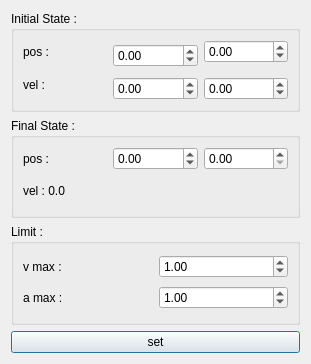
<?xml version="1.0" encoding="UTF-8"?>
<ui version="4.0">
 <class>Dialog</class>
 <widget class="QDialog" name="Dialog">
  <property name="geometry">
   <rect>
    <x>0</x>
    <y>0</y>
    <width>311</width>
    <height>364</height>
   </rect>
  </property>
  <property name="sizePolicy">
   <sizepolicy hsizetype="Fixed" vsizetype="Fixed">
    <horstretch>0</horstretch>
    <verstretch>0</verstretch>
   </sizepolicy>
  </property>
  <property name="windowTitle">
   <string>Dialog</string>
  </property>
  <layout class="QVBoxLayout" name="verticalLayout">
   <item>
    <widget class="QGroupBox" name="groupBox">
     <property name="title">
      <string>Initial State : </string>
     </property>
     <layout class="QGridLayout" name="gridLayout">
      <item row="0" column="0">
       <widget class="QLabel" name="label">
        <property name="text">
         <string>pos :</string>
        </property>
       </widget>
      </item>
      <item row="0" column="1" rowspan="2">
       <widget class="QDoubleSpinBox" name="initPosSBox">
        <property name="minimum">
         <double>-99.000000000000000</double>
        </property>
        <property name="singleStep">
         <double>0.100000000000000</double>
        </property>
       </widget>
      </item>
      <item row="1" column="0" rowspan="2">
       <widget class="QLabel" name="label_2">
        <property name="text">
         <string>vel :</string>
        </property>
       </widget>
      </item>
      <item row="2" column="1">
       <widget class="QDoubleSpinBox" name="initVelSBox">
        <property name="minimum">
         <double>-99.000000000000000</double>
        </property>
        <property name="singleStep">
         <double>0.100000000000000</double>
        </property>
       </widget>
      </item>
      <item row="0" column="2">
       <widget class="QDoubleSpinBox" name="initPosSBoxY">
        <property name="minimum">
         <double>-99.000000000000000</double>
        </property>
       </widget>
      </item>
      <item row="2" column="2">
       <widget class="QDoubleSpinBox" name="initVelSBoxY">
        <property name="minimum">
         <double>-99.000000000000000</double>
        </property>
       </widget>
      </item>
     </layout>
    </widget>
   </item>
   <item>
    <widget class="QGroupBox" name="groupBox_2">
     <property name="title">
      <string>Final State :</string>
     </property>
     <layout class="QGridLayout" name="gridLayout_2">
      <item row="1" column="0">
       <widget class="QLabel" name="label_4">
        <property name="text">
         <string>vel : 0.0</string>
        </property>
       </widget>
      </item>
      <item row="0" column="1">
       <widget class="QDoubleSpinBox" name="finalPosSBox">
        <property name="minimum">
         <double>-99.000000000000000</double>
        </property>
        <property name="singleStep">
         <double>0.100000000000000</double>
        </property>
       </widget>
      </item>
      <item row="0" column="0">
       <widget class="QLabel" name="label_3">
        <property name="text">
         <string>pos : </string>
        </property>
       </widget>
      </item>
      <item row="0" column="2">
       <widget class="QDoubleSpinBox" name="finalPosSBoxY"/>
      </item>
     </layout>
    </widget>
   </item>
   <item>
    <widget class="QGroupBox" name="groupBox_3">
     <property name="title">
      <string>Limit :</string>
     </property>
     <layout class="QGridLayout" name="gridLayout_3">
      <item row="0" column="2">
       <widget class="QDoubleSpinBox" name="vmSBox">
        <property name="minimum">
         <double>0.100000000000000</double>
        </property>
        <property name="singleStep">
         <double>0.100000000000000</double>
        </property>
        <property name="value">
         <double>1.000000000000000</double>
        </property>
       </widget>
      </item>
      <item row="1" column="0">
       <widget class="QLabel" name="label_6">
        <property name="text">
         <string>a max : </string>
        </property>
       </widget>
      </item>
      <item row="1" column="2">
       <widget class="QDoubleSpinBox" name="amSBox">
        <property name="minimum">
         <double>0.100000000000000</double>
        </property>
        <property name="singleStep">
         <double>0.100000000000000</double>
        </property>
        <property name="value">
         <double>1.000000000000000</double>
        </property>
       </widget>
      </item>
      <item row="0" column="0">
       <widget class="QLabel" name="label_5">
        <property name="text">
         <string>v max : </string>
        </property>
       </widget>
      </item>
     </layout>
    </widget>
   </item>
   <item>
    <widget class="QPushButton" name="pushButton">
     <property name="text">
      <string>set</string>
     </property>
    </widget>
   </item>
  </layout>
 </widget>
 <resources/>
 <connections/>
</ui>
